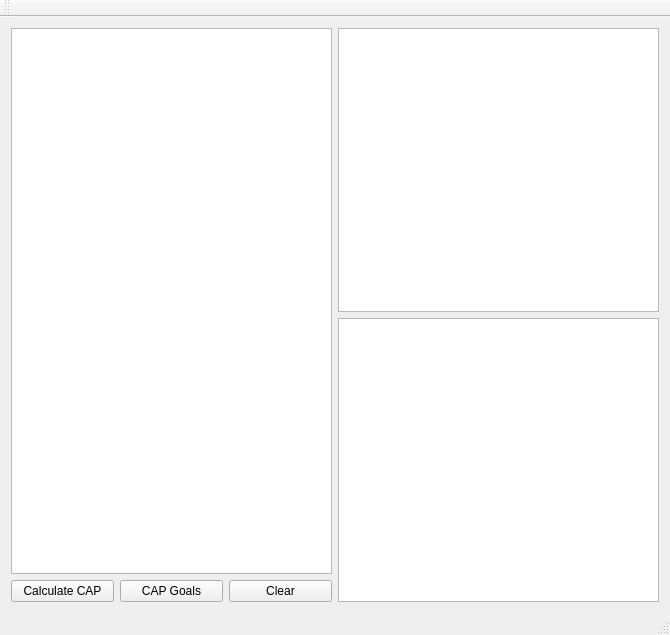
<?xml version="1.0" encoding="UTF-8"?>
<ui version="4.0">
 <class>MainWindow</class>
 <widget class="QMainWindow" name="MainWindow">
  <property name="geometry">
   <rect>
    <x>0</x>
    <y>0</y>
    <width>670</width>
    <height>635</height>
   </rect>
  </property>
  <property name="windowTitle">
   <string>MainWindow</string>
  </property>
  <widget class="QWidget" name="centralWidget">
   <layout class="QHBoxLayout" name="horizontalLayout_2">
    <item>
     <layout class="QVBoxLayout" name="verticalLayout">
      <item>
       <widget class="QTableWidget" name="tableWidget"/>
      </item>
      <item>
       <layout class="QHBoxLayout" name="horizontalLayout">
        <item>
         <widget class="QPushButton" name="pushButton">
          <property name="text">
           <string>Calculate CAP</string>
          </property>
         </widget>
        </item>
        <item>
         <widget class="QPushButton" name="pushButton_3">
          <property name="text">
           <string>CAP Goals</string>
          </property>
         </widget>
        </item>
        <item>
         <widget class="QPushButton" name="pushButton_2">
          <property name="text">
           <string>Clear</string>
          </property>
         </widget>
        </item>
       </layout>
      </item>
     </layout>
    </item>
    <item>
     <layout class="QVBoxLayout" name="verticalLayout_2">
      <item>
       <widget class="QTableWidget" name="tableWidget_2"/>
      </item>
      <item>
       <widget class="QTableWidget" name="tableWidget_3"/>
      </item>
     </layout>
    </item>
   </layout>
  </widget>
  <widget class="QMenuBar" name="menuBar">
   <property name="geometry">
    <rect>
     <x>0</x>
     <y>0</y>
     <width>670</width>
     <height>21</height>
    </rect>
   </property>
  </widget>
  <widget class="QToolBar" name="mainToolBar">
   <attribute name="toolBarArea">
    <enum>TopToolBarArea</enum>
   </attribute>
   <attribute name="toolBarBreak">
    <bool>false</bool>
   </attribute>
  </widget>
  <widget class="QStatusBar" name="statusBar"/>
 </widget>
 <layoutdefault spacing="6" margin="11"/>
 <resources/>
 <connections/>
</ui>
